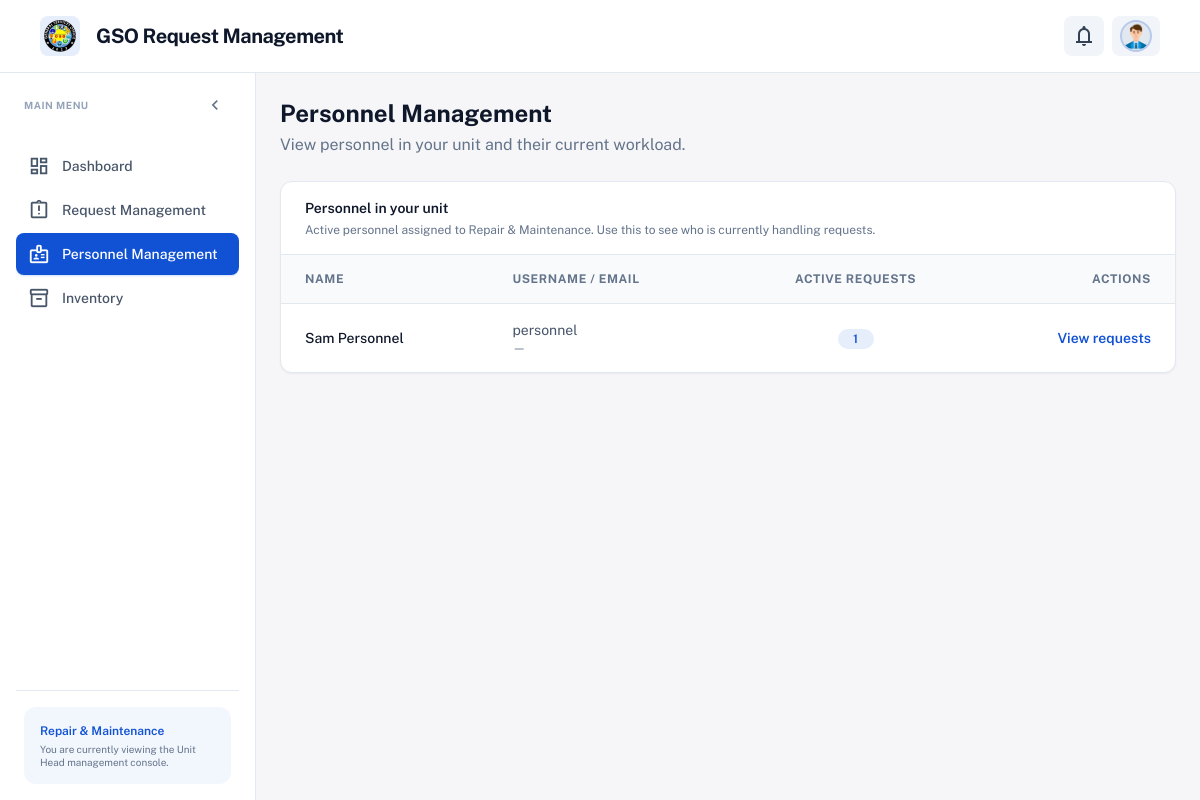
The page /accounts/staff/personnel-management/ (signed in) on the database its author committed.
### apps/gso_accounts/models.py (models this page shows, shortened)
class User(AbstractUser):
    AVATAR_CHOICES = (
        ('man1', 'Man 1'),
        ('man2', 'Man 2'),
        ('man3', 'Man 3'),
        ('man4', 'Man 4'),
        ('man5', 'Man 5'),
        ('man6', 'Man 6'),
        ('man7', 'Man 7'),
        ('man8', 'Man 8'),
        ('man9', 'Man 9'),
        ('woman1', 'Woman 1'),
        ('woman2', 'Woman 2'),
        ('woman3', 'Woman 3'),
        ('woman4', 'Woman 4'),
        ('woman5', 'Woman 5'),
        ('woman6', 'Woman 6'),
        ('woman7', 'Woman 7'),
        ('woman8', 'Woman 8'),
    )
    class Role(models.TextChoices):
        REQUESTOR = 'REQUESTOR', 'Requestor'
        UNIT_HEAD = 'UNIT_HEAD', 'Unit Head'
        PERSONNEL = 'PERSONNEL', 'Personnel'
        GSO_OFFICE = 'GSO_OFFICE', 'GSO Office'
        DIRECTOR = 'DIRECTOR', 'Director'
    role = models.CharField(
        max_length=20,
        choices=Role.choices,
        default=Role.REQUESTOR,
    )
    unit = models.ForeignKey(
        'gso_units.Unit',
        on_delete=models.SET_NULL,
        null=True,
        blank=True,
        related_name='users',
        help_text='Unit for Unit Head / Personnel.',
    )
    avatar_code = models.CharField(
        max_length=20,
        choices=AVATAR_CHOICES,
        blank=True,
        default='man1',
        help_text='Static avatar image key (man1–man9, woman1–woman8).',
    )
    oic_for_director = models.ForeignKey(
        'self',
        on_delete=models.SET_NULL,
        null=True,
        blank=True,
        related_name='oic_users',
        help_text='Director who designated this user as Officer-in-Charge (OIC).',
    )
    class Meta:
        verbose_name = 'user'
        verbose_name_plural = 'users'
    @property
    def is_requestor(self):
        return self.role == self.Role.REQUESTOR
    @property
    def is_unit_head(self):
        return self.role == self.Role.UNIT_HEAD
    @property
    def is_gso_office(self):
        return self.role == self.Role.GSO_OFFICE
    @property
    def is_director(self):
        return self.role == self.Role.DIRECTOR
    @property
    def avatar_static_path(self):
        code = self.avatar_code or 'man1'
        return f"img/avatars/{code}.png"

### apps/gso_units/models.py (models this page shows, shortened)
class Unit(models.Model):
    name = models.CharField(max_length=120)
    code = models.SlugField(max_length=50, unique=True, help_text="Short code, e.g. repair, utility")
    is_active = models.BooleanField(default=True)
    created_at = models.DateTimeField(auto_now_add=True)
    updated_at = models.DateTimeField(auto_now=True)
    class Meta:
        ordering = ['name']

### apps/gso_accounts/views.py (the view)
# urls.py: path('staff/personnel-management/', views.StaffPersonnelManagementView.as_view(), name='staff_personnel_management'),
class StaffPersonnelManagementView(StaffRequiredMixin, TemplateView):
    template_name = 'staff/personnel_management.html'
    def dispatch(self, request, *args, **kwargs):
        if not request.user.is_authenticated:
            return redirect('gso_accounts:login')
        if not getattr(request.user, 'is_unit_head', False) or not request.user.unit_id:
            messages.info(request, 'Personnel Management is available to Unit Heads only.')
            return redirect('gso_accounts:staff_dashboard')
        return super().dispatch(request, *args, **kwargs)
    def get_context_data(self, **kwargs):
        context = super().get_context_data(**kwargs)
        user = self.request.user
        context['page_title'] = 'Personnel Management'
        context['page_description'] = 'View personnel in your unit and their current workload.'
        personnel_qs = User.objects.filter(
            role=User.Role.PERSONNEL,
            unit_id=user.unit_id,
            is_active=True,
        ).order_by('first_name', 'last_name', 'username')
        personnel = list(personnel_qs)
        context['personnel_list'] = personnel
        if personnel:
            active_statuses = (
                Request.Status.SUBMITTED,
                Request.Status.ASSIGNED,
                Request.Status.DIRECTOR_APPROVED,
                Request.Status.IN_PROGRESS,
                Request.Status.ON_HOLD,
                Request.Status.DONE_WORKING,
            )
            from apps.gso_requests.models import RequestAssignment
            counts = (
                RequestAssignment.objects.filter(
                    personnel__in=personnel,
                    request__status__in=active_statuses,
                )
                .values('personnel_id')
                .annotate(total=Count('request_id', distinct=True))
            )
            workload_map = {row['personnel_id']: row['total'] for row in counts}
        else:
            workload_map = {}
        context['personnel_rows'] = [
            {'personnel': p, 'active_count': workload_map.get(p.id, 0)}
            for p in personnel
        ]
        return context

### templates/staff/personnel_management.html (shortened to what this page needs)
{% extends "layouts/base_staff.html" %}
{% block staff_content %}
<div class="space-y-6">
    <div class="flex flex-col sm:flex-row sm:items-center sm:justify-between gap-4">
        <div>
            <h1 class="text-2xl font-bold text-slate-900 dark:text-slate-100">{{ page_title }}</h1>
            <p class="text-slate-500 dark:text-slate-400 mt-1">{{ page_description }}</p>
        </div>
    </div>
    <div class="bg-white dark:bg-slate-900 rounded-xl border border-slate-200 dark:border-slate-800 overflow-hidden shadow-sm">
        <div class="px-6 py-4 border-b border-slate-200 dark:border-slate-800">
            <h2 class="text-sm font-semibold text-slate-900 dark:text-slate-100">Personnel in your unit</h2>
            <p class="text-xs text-slate-500 dark:text-slate-400 mt-1">Active personnel assigned to {{ request.user.unit.name }}. Use this to see who is currently handling requests.</p>
        </div>
        <div class="overflow-x-auto">
            <table class="w-full text-left border-collapse">
                <thead>
                    <tr class="bg-slate-50 dark:bg-slate-800/50">
                        <th class="px-6 py-4 text-xs font-bold text-slate-500 dark:text-slate-400 uppercase tracking-wider border-b border-slate-200 dark:border-slate-800">Name</th>
                        <th class="px-6 py-4 text-xs font-bold text-slate-500 dark:text-slate-400 uppercase tracking-wider border-b border-slate-200 dark:border-slate-800">Username / Email</th>
                        <th class="px-6 py-4 text-xs font-bold text-slate-500 dark:text-slate-400 uppercase tracking-wider border-b border-slate-200 dark:border-slate-800 text-center">Active requests</th>
                        <th class="px-6 py-4 text-xs font-bold text-slate-500 dark:text-slate-400 uppercase tracking-wider border-b border-slate-200 dark:border-slate-800 text-right">Actions</th>
                    </tr>
                </thead>
                <tbody class="divide-y divide-slate-200 dark:divide-slate-800">
                    {% for row in personnel_rows %}
                    {% with p=row.personnel %}
                    <tr class="hover:bg-slate-50/80 dark:hover:bg-slate-800/30 transition-colors">
                        <td class="px-6 py-4">
                            <p class="text-sm font-medium text-slate-900 dark:text-slate-100">{{ p.get_full_name|default:p.username }}</p>
                        </td>
                        <td class="px-6 py-4 text-sm text-slate-600 dark:text-slate-400">
                            <p>{{ p.username }}</p>
                            <p class="text-xs text-slate-500 dark:text-slate-400">{{ p.email|default:"—" }}</p>
                        </td>
                        <td class="px-6 py-4 text-center">
                            <span class="inline-flex items-center justify-center min-w-[2.25rem] px-2 py-0.5 rounded-full text-xs font-semibold bg-primary/10 text-primary">
                                {{ row.active_count }}
                            </span>
                        </td>
                        <td class="px-6 py-4 text-right">
                            <a href="{% url 'gso_accounts:staff_request_management' %}?personnel={{ p.pk }}" class="text-primary hover:underline text-sm font-semibold">View requests</a>
                        </td>
                    </tr>
                    {% endwith %}
                    {% empty %}
                    <tr>
                        <td colspan="4" class="px-6 py-8 text-center text-slate-500 dark:text-slate-400 text-sm">
                            No active personnel found for your unit.
                        </td>
                    </tr>
                    {% endfor %}
                </tbody>
            </table>
        </div>
    </div>
</div>
{% endblock %}

### templates/includes/header_staff.html (shortened to what this page needs)
{% load static %}
<header class="flex items-center justify-between border-b border-slate-200 dark:border-slate-800 bg-white dark:bg-slate-900 px-6 md:px-10 py-4 sticky top-0 z-40">
    <div class="flex items-center gap-3 text-primary">
        <div class="flex items-center gap-4">
            <div class="size-10 bg-primary/10 rounded-lg flex items-center justify-center overflow-hidden">
                <img src="{% static 'img/logo/gso_logo.png' %}" alt="GSO logo" class="w-8 h-8 object-contain">
            </div>
            <a href="{% url 'gso_accounts:staff_dashboard' %}" class="text-slate-900 dark:text-slate-100 text-xl font-bold leading-tight tracking-tight hover:opacity-90">GSO Request Management</a>
        </div>
    </div>
    <div class="flex flex-1 justify-end gap-4 items-center">
        <div class="flex gap-2 items-center">
            <div class="relative" id="staff-notif-dropdown-wrap">
                <button type="button" id="staff-notif-dropdown-btn" class="relative flex items-center justify-center rounded-lg h-10 w-10 bg-slate-100 dark:bg-slate-800 text-slate-700 dark:text-slate-300 hover:bg-primary/10 hover:text-primary transition-colors" aria-label="Notifications" aria-expanded="false" aria-haspopup="true">
                    <span class="material-symbols-outlined">notifications</span>
                </button>
            </div>
            <div class="relative" id="staff-profile-dropdown-wrap">
            <button type="button" id="staff-profile-dropdown-btn" class="flex items-center gap-2 rounded-lg h-10 pl-2 pr-2 bg-slate-100 dark:bg-slate-800 text-slate-700 dark:text-slate-300 hover:bg-primary/10 hover:text-primary transition-colors focus:outline-none focus:ring-2 focus:ring-primary/30" aria-expanded="false" aria-haspopup="true" aria-label="Profile menu">
                <div class="bg-slate-200 dark:bg-slate-700 rounded-full size-8 overflow-hidden border-2 border-primary/20 flex items-center justify-center">
                    <img src="{% static request.user.avatar_static_path %}" alt="Profile avatar" class="w-full h-full object-cover"/>
                </div>
            </button>
        </div>
        </div>
    </div>
</header>

### templates/includes/sidebar_staff.html (shortened to what this page needs)
<aside class="sidebar-staff sidebar--expand w-64 flex-shrink-0 bg-white dark:bg-slate-900 border-r border-slate-200 dark:border-slate-800 flex flex-col p-4 gap-2 fixed md:relative inset-y-0 left-0 z-30 transform -translate-x-full md:translate-x-0 transition-[transform,width] duration-200 ease-out" aria-label="Main navigation" id="staff-sidebar">
    <div class="sidebar-header-row flex items-center justify-between mb-4 px-2 min-h-[1.25rem]">
        <span class="sidebar-main-menu text-[10px] font-bold uppercase tracking-wider text-slate-400">Main Menu</span>
        <button type="button" id="staff-sidebar-minimize-btn" class="sidebar-minimize-btn flex items-center justify-center rounded-lg w-8 h-8 text-slate-500 hover:bg-slate-100 dark:hover:bg-slate-800 hover:text-primary transition-colors flex-shrink-0" aria-label="Collapse sidebar" title="Collapse sidebar">
            <span class="material-symbols-outlined text-[20px]">chevron_left</span>
        </button>
    </div>
    <nav class="flex flex-col gap-0.5 flex-1 overflow-y-auto">
        {% if request.user.is_unit_head %}
        <a href="{% url 'gso_accounts:staff_dashboard' %}" class="sidebar-nav-link flex items-center gap-3 px-3 py-2.5 rounded-lg font-medium transition-all {% if request.resolver_match.url_name == 'staff_dashboard' %}bg-primary text-white shadow-sm shadow-primary/20{% else %}text-slate-600 dark:text-slate-400 hover:bg-slate-100 dark:hover:bg-slate-800{% endif %}" title="Dashboard">
            <span class="material-symbols-outlined text-[22px] flex-shrink-0">dashboard</span>
            <span class="sidebar-label text-sm truncate">Dashboard</span>
        </a>
        <a href="{% url 'gso_accounts:staff_request_management' %}" class="sidebar-nav-link flex items-center gap-3 px-3 py-2.5 rounded-lg font-medium transition-all {% if request.resolver_match.url_name == 'staff_request_management' or request.resolver_match.url_name == 'staff_request_history' %}bg-primary text-white shadow-sm shadow-primary/20{% else %}text-slate-600 dark:text-slate-400 hover:bg-slate-100 dark:hover:bg-slate-800{% endif %}" title="Request Management">
            <span class="material-symbols-outlined text-[22px] flex-shrink-0">assignment_late</span>
            <span class="sidebar-label text-sm truncate">Request Management</span>
        </a>
        <a href="{% url 'gso_accounts:staff_personnel_management' %}" class="sidebar-nav-link flex items-center gap-3 px-3 py-2.5 rounded-lg font-medium transition-all {% if request.resolver_match.url_name == 'staff_personnel_management' %}bg-primary text-white shadow-sm shadow-primary/20{% else %}text-slate-600 dark:text-slate-400 hover:bg-slate-100 dark:hover:bg-slate-800{% endif %}" title="Personnel Management">
            <span class="material-symbols-outlined text-[22px] flex-shrink-0">badge</span>
            <span class="sidebar-label text-sm truncate">Personnel Management</span>
        </a>
        <a href="{% url 'gso_accounts:staff_inventory' %}" class="sidebar-nav-link flex items-center gap-3 px-3 py-2.5 rounded-lg font-medium transition-all {% if request.resolver_match.url_name|default:''|slice:':15' == 'staff_inventory' %}bg-primary text-white shadow-sm shadow-primary/20{% else %}text-slate-600 dark:text-slate-400 hover:bg-slate-100 dark:hover:bg-slate-800{% endif %}" title="Inventory">
            <span class="material-symbols-outlined text-[22px] flex-shrink-0">inventory_2</span>
            <span class="sidebar-label text-sm truncate">Inventory</span>
        </a>
        {% endif %}
    </nav>
    <div class="mt-auto border-t border-slate-200 dark:border-slate-800 pt-4 px-2">
        <div class="bg-primary/5 dark:bg-primary/10 rounded-xl p-4 sidebar-bottom-card">
            <p class="sidebar-bottom-text text-xs font-semibold text-primary mb-1">{% if request.user.unit %}{{ request.user.unit.name }}{% else %}{% if request.user.is_director %}Director{% elif request.user.is_gso_office %}GSO Office{% elif request.user.is_unit_head %}Unit Head{% elif request.user.is_personnel %}Personnel{% else %}Staff{% endif %}{% endif %}</p>
            <p class="sidebar-bottom-text text-[10px] text-slate-500 dark:text-slate-400 leading-tight">You are currently viewing the {% if request.user.is_director %}Director{% elif request.user.is_gso_office %}GSO Office{% elif request.user.is_unit_head %}Unit Head{% elif request.user.is_personnel %}Personnel{% else %}Staff{% endif %} management console.</p>
        </div>
    </div>
</aside>

### rows shown on the page
User: avatar_code (picture), user.unit.name "Repair & Maintenance"
User: personnel.get_full_name "Sam Personnel", personnel.username "personnel", personnel.email "—", active_count "1"

### other values the page prints
{{ page_title }} "Personnel Management"
{{ page_description }} "View personnel in your unit and their current workload."
